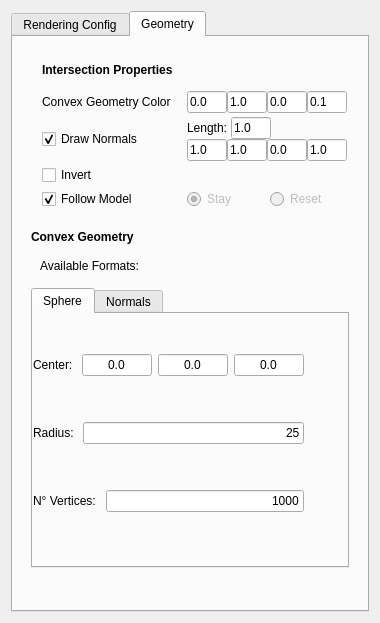
<?xml version="1.0" encoding="UTF-8"?>
<ui version="4.0">
 <class>ConvexGeometryIntersectionRendererConfig</class>
 <widget class="QWidget" name="ConvexGeometryIntersectionRendererConfig">
  <property name="geometry">
   <rect>
    <x>0</x>
    <y>0</y>
    <width>380</width>
    <height>623</height>
   </rect>
  </property>
  <property name="windowTitle">
   <string>Form</string>
  </property>
  <layout class="QVBoxLayout" name="verticalLayout">
   <item>
    <widget class="QTabWidget" name="tabWidget">
     <property name="sizePolicy">
      <sizepolicy hsizetype="Minimum" vsizetype="Minimum">
       <horstretch>0</horstretch>
       <verstretch>0</verstretch>
      </sizepolicy>
     </property>
     <property name="currentIndex">
      <number>1</number>
     </property>
     <widget class="QWidget" name="tab">
      <attribute name="title">
       <string>Rendering Config</string>
      </attribute>
      <layout class="QVBoxLayout" name="verticalLayout_5">
       <item>
        <widget class="QWidget" name="widget_8" native="true">
         <property name="sizePolicy">
          <sizepolicy hsizetype="Preferred" vsizetype="Maximum">
           <horstretch>0</horstretch>
           <verstretch>0</verstretch>
          </sizepolicy>
         </property>
         <layout class="QVBoxLayout" name="verticalLayout_7">
          <property name="spacing">
           <number>3</number>
          </property>
          <property name="leftMargin">
           <number>8</number>
          </property>
          <property name="topMargin">
           <number>1</number>
          </property>
          <property name="rightMargin">
           <number>0</number>
          </property>
          <property name="bottomMargin">
           <number>0</number>
          </property>
          <item>
           <widget class="QLabel" name="label_4">
            <property name="font">
             <font>
              <weight>75</weight>
              <bold>true</bold>
             </font>
            </property>
            <property name="text">
             <string>Ouside intersection elements properties</string>
            </property>
           </widget>
          </item>
          <item>
           <widget class="QWidget" name="widget_3" native="true">
            <property name="sizePolicy">
             <sizepolicy hsizetype="Maximum" vsizetype="Maximum">
              <horstretch>0</horstretch>
              <verstretch>0</verstretch>
             </sizepolicy>
            </property>
            <property name="autoFillBackground">
             <bool>false</bool>
            </property>
            <layout class="QHBoxLayout" name="horizontalLayout_2">
             <property name="spacing">
              <number>7</number>
             </property>
             <property name="leftMargin">
              <number>0</number>
             </property>
             <property name="topMargin">
              <number>0</number>
             </property>
             <property name="rightMargin">
              <number>0</number>
             </property>
             <property name="bottomMargin">
              <number>0</number>
             </property>
             <item>
              <widget class="QLabel" name="label_7">
               <property name="sizePolicy">
                <sizepolicy hsizetype="Fixed" vsizetype="Preferred">
                 <horstretch>0</horstretch>
                 <verstretch>0</verstretch>
                </sizepolicy>
               </property>
               <property name="minimumSize">
                <size>
                 <width>0</width>
                 <height>0</height>
                </size>
               </property>
               <property name="maximumSize">
                <size>
                 <width>16777215</width>
                 <height>16777215</height>
                </size>
               </property>
               <property name="text">
                <string>Cut Border Color</string>
               </property>
              </widget>
             </item>
             <item>
              <widget class="QWidget" name="widget_11" native="true">
               <property name="sizePolicy">
                <sizepolicy hsizetype="Maximum" vsizetype="Maximum">
                 <horstretch>0</horstretch>
                 <verstretch>0</verstretch>
                </sizepolicy>
               </property>
               <layout class="QHBoxLayout" name="horizontalLayout_9">
                <property name="spacing">
                 <number>0</number>
                </property>
                <property name="leftMargin">
                 <number>0</number>
                </property>
                <property name="topMargin">
                 <number>0</number>
                </property>
                <property name="rightMargin">
                 <number>0</number>
                </property>
                <property name="bottomMargin">
                 <number>0</number>
                </property>
                <item>
                 <widget class="QLineEdit" name="lineEdit_cbc_r">
                  <property name="sizePolicy">
                   <sizepolicy hsizetype="Fixed" vsizetype="Fixed">
                    <horstretch>0</horstretch>
                    <verstretch>0</verstretch>
                   </sizepolicy>
                  </property>
                  <property name="maximumSize">
                   <size>
                    <width>40</width>
                    <height>16777215</height>
                   </size>
                  </property>
                  <property name="text">
                   <string>1.0</string>
                  </property>
                 </widget>
                </item>
                <item>
                 <widget class="QLineEdit" name="lineEdit_cbc_g">
                  <property name="sizePolicy">
                   <sizepolicy hsizetype="Fixed" vsizetype="Fixed">
                    <horstretch>0</horstretch>
                    <verstretch>0</verstretch>
                   </sizepolicy>
                  </property>
                  <property name="maximumSize">
                   <size>
                    <width>40</width>
                    <height>16777215</height>
                   </size>
                  </property>
                  <property name="text">
                   <string>0.0</string>
                  </property>
                 </widget>
                </item>
                <item>
                 <widget class="QLineEdit" name="lineEdit_cbc_b">
                  <property name="sizePolicy">
                   <sizepolicy hsizetype="Fixed" vsizetype="Fixed">
                    <horstretch>0</horstretch>
                    <verstretch>0</verstretch>
                   </sizepolicy>
                  </property>
                  <property name="maximumSize">
                   <size>
                    <width>40</width>
                    <height>16777215</height>
                   </size>
                  </property>
                  <property name="text">
                   <string>0.0</string>
                  </property>
                 </widget>
                </item>
                <item>
                 <widget class="QLineEdit" name="lineEdit_cbc_a">
                  <property name="sizePolicy">
                   <sizepolicy hsizetype="Fixed" vsizetype="Fixed">
                    <horstretch>0</horstretch>
                    <verstretch>0</verstretch>
                   </sizepolicy>
                  </property>
                  <property name="maximumSize">
                   <size>
                    <width>40</width>
                    <height>16777215</height>
                   </size>
                  </property>
                  <property name="text">
                   <string>0.8</string>
                  </property>
                 </widget>
                </item>
               </layout>
              </widget>
             </item>
            </layout>
           </widget>
          </item>
          <item>
           <widget class="QCheckBox" name="checkBox_drawOutsideElements">
            <property name="text">
             <string>Draw Outside Elements</string>
            </property>
            <property name="checked">
             <bool>true</bool>
            </property>
           </widget>
          </item>
          <item>
           <widget class="QWidget" name="widget_outside_ele_colo" native="true">
            <property name="enabled">
             <bool>true</bool>
            </property>
            <property name="sizePolicy">
             <sizepolicy hsizetype="Preferred" vsizetype="Maximum">
              <horstretch>0</horstretch>
              <verstretch>0</verstretch>
             </sizepolicy>
            </property>
            <layout class="QFormLayout" name="formLayout">
             <property name="horizontalSpacing">
              <number>4</number>
             </property>
             <property name="verticalSpacing">
              <number>3</number>
             </property>
             <property name="leftMargin">
              <number>3</number>
             </property>
             <property name="topMargin">
              <number>0</number>
             </property>
             <property name="rightMargin">
              <number>0</number>
             </property>
             <property name="bottomMargin">
              <number>0</number>
             </property>
             <item row="0" column="0">
              <widget class="QLabel" name="label_2">
               <property name="text">
                <string>Base Outside Color</string>
               </property>
              </widget>
             </item>
             <item row="0" column="1">
              <widget class="QWidget" name="widget_outside_color" native="true">
               <property name="enabled">
                <bool>true</bool>
               </property>
               <property name="sizePolicy">
                <sizepolicy hsizetype="Maximum" vsizetype="Maximum">
                 <horstretch>0</horstretch>
                 <verstretch>0</verstretch>
                </sizepolicy>
               </property>
               <layout class="QHBoxLayout" name="horizontalLayout_8">
                <property name="spacing">
                 <number>0</number>
                </property>
                <property name="leftMargin">
                 <number>0</number>
                </property>
                <property name="topMargin">
                 <number>0</number>
                </property>
                <property name="rightMargin">
                 <number>0</number>
                </property>
                <property name="bottomMargin">
                 <number>0</number>
                </property>
                <item>
                 <widget class="QLineEdit" name="lineEdit_outc_r">
                  <property name="sizePolicy">
                   <sizepolicy hsizetype="Fixed" vsizetype="Fixed">
                    <horstretch>0</horstretch>
                    <verstretch>0</verstretch>
                   </sizepolicy>
                  </property>
                  <property name="maximumSize">
                   <size>
                    <width>40</width>
                    <height>16777215</height>
                   </size>
                  </property>
                  <property name="text">
                   <string>0.0</string>
                  </property>
                 </widget>
                </item>
                <item>
                 <widget class="QLineEdit" name="lineEdit_outc_g">
                  <property name="sizePolicy">
                   <sizepolicy hsizetype="Fixed" vsizetype="Fixed">
                    <horstretch>0</horstretch>
                    <verstretch>0</verstretch>
                   </sizepolicy>
                  </property>
                  <property name="maximumSize">
                   <size>
                    <width>40</width>
                    <height>16777215</height>
                   </size>
                  </property>
                  <property name="text">
                   <string>0.0</string>
                  </property>
                 </widget>
                </item>
                <item>
                 <widget class="QLineEdit" name="lineEdit_outc_b">
                  <property name="sizePolicy">
                   <sizepolicy hsizetype="Fixed" vsizetype="Fixed">
                    <horstretch>0</horstretch>
                    <verstretch>0</verstretch>
                   </sizepolicy>
                  </property>
                  <property name="maximumSize">
                   <size>
                    <width>40</width>
                    <height>16777215</height>
                   </size>
                  </property>
                  <property name="text">
                   <string>0.3</string>
                  </property>
                 </widget>
                </item>
                <item>
                 <widget class="QLineEdit" name="lineEdit_outc_a">
                  <property name="sizePolicy">
                   <sizepolicy hsizetype="Fixed" vsizetype="Fixed">
                    <horstretch>0</horstretch>
                    <verstretch>0</verstretch>
                   </sizepolicy>
                  </property>
                  <property name="maximumSize">
                   <size>
                    <width>40</width>
                    <height>16777215</height>
                   </size>
                  </property>
                  <property name="text">
                   <string>0.5</string>
                  </property>
                 </widget>
                </item>
               </layout>
              </widget>
             </item>
             <item row="1" column="0">
              <widget class="QLabel" name="label_3">
               <property name="text">
                <string>Selected Outside Color</string>
               </property>
              </widget>
             </item>
             <item row="1" column="1">
              <widget class="QWidget" name="widget_12" native="true">
               <property name="sizePolicy">
                <sizepolicy hsizetype="Maximum" vsizetype="Maximum">
                 <horstretch>0</horstretch>
                 <verstretch>0</verstretch>
                </sizepolicy>
               </property>
               <layout class="QHBoxLayout" name="horizontalLayout_10">
                <property name="spacing">
                 <number>0</number>
                </property>
                <property name="leftMargin">
                 <number>0</number>
                </property>
                <property name="topMargin">
                 <number>0</number>
                </property>
                <property name="rightMargin">
                 <number>0</number>
                </property>
                <property name="bottomMargin">
                 <number>0</number>
                </property>
                <item>
                 <widget class="QLineEdit" name="lineEdit_outs_r">
                  <property name="sizePolicy">
                   <sizepolicy hsizetype="Fixed" vsizetype="Fixed">
                    <horstretch>0</horstretch>
                    <verstretch>0</verstretch>
                   </sizepolicy>
                  </property>
                  <property name="maximumSize">
                   <size>
                    <width>40</width>
                    <height>16777215</height>
                   </size>
                  </property>
                  <property name="text">
                   <string>0.0</string>
                  </property>
                 </widget>
                </item>
                <item>
                 <widget class="QLineEdit" name="lineEdit_outs_g">
                  <property name="sizePolicy">
                   <sizepolicy hsizetype="Fixed" vsizetype="Fixed">
                    <horstretch>0</horstretch>
                    <verstretch>0</verstretch>
                   </sizepolicy>
                  </property>
                  <property name="maximumSize">
                   <size>
                    <width>40</width>
                    <height>16777215</height>
                   </size>
                  </property>
                  <property name="text">
                   <string>1.0</string>
                  </property>
                 </widget>
                </item>
                <item>
                 <widget class="QLineEdit" name="lineEdit_outs_b">
                  <property name="sizePolicy">
                   <sizepolicy hsizetype="Fixed" vsizetype="Fixed">
                    <horstretch>0</horstretch>
                    <verstretch>0</verstretch>
                   </sizepolicy>
                  </property>
                  <property name="maximumSize">
                   <size>
                    <width>40</width>
                    <height>16777215</height>
                   </size>
                  </property>
                  <property name="text">
                   <string>0.0</string>
                  </property>
                 </widget>
                </item>
                <item>
                 <widget class="QLineEdit" name="lineEdit_outs_a">
                  <property name="sizePolicy">
                   <sizepolicy hsizetype="Fixed" vsizetype="Fixed">
                    <horstretch>0</horstretch>
                    <verstretch>0</verstretch>
                   </sizepolicy>
                  </property>
                  <property name="maximumSize">
                   <size>
                    <width>40</width>
                    <height>16777215</height>
                   </size>
                  </property>
                  <property name="text">
                   <string>0.8</string>
                  </property>
                 </widget>
                </item>
               </layout>
              </widget>
             </item>
            </layout>
           </widget>
          </item>
         </layout>
        </widget>
       </item>
       <item>
        <widget class="QWidget" name="widget_mm_wid" native="true">
         <layout class="QVBoxLayout" name="verticalLayout_2">
          <property name="spacing">
           <number>0</number>
          </property>
          <property name="leftMargin">
           <number>0</number>
          </property>
          <property name="topMargin">
           <number>0</number>
          </property>
          <property name="rightMargin">
           <number>0</number>
          </property>
          <property name="bottomMargin">
           <number>0</number>
          </property>
         </layout>
        </widget>
       </item>
       <item>
        <widget class="QWidget" name="widget_9" native="true">
         <layout class="QVBoxLayout" name="verticalLayout_8"/>
        </widget>
       </item>
      </layout>
     </widget>
     <widget class="QWidget" name="tab_2">
      <attribute name="title">
       <string>Geometry</string>
      </attribute>
      <layout class="QVBoxLayout" name="verticalLayout_4">
       <item>
        <widget class="QWidget" name="widget_5" native="true">
         <layout class="QGridLayout" name="gridLayout">
          <property name="leftMargin">
           <number>9</number>
          </property>
          <property name="topMargin">
           <number>4</number>
          </property>
          <property name="rightMargin">
           <number>0</number>
          </property>
          <property name="bottomMargin">
           <number>4</number>
          </property>
          <property name="horizontalSpacing">
           <number>3</number>
          </property>
          <property name="verticalSpacing">
           <number>2</number>
          </property>
          <item row="1" column="1">
           <widget class="QFrame" name="frame_2">
            <property name="sizePolicy">
             <sizepolicy hsizetype="Fixed" vsizetype="Fixed">
              <horstretch>0</horstretch>
              <verstretch>0</verstretch>
             </sizepolicy>
            </property>
            <property name="frameShape">
             <enum>QFrame::NoFrame</enum>
            </property>
            <property name="frameShadow">
             <enum>QFrame::Raised</enum>
            </property>
            <layout class="QHBoxLayout" name="horizontalLayout_5">
             <property name="spacing">
              <number>0</number>
             </property>
             <property name="leftMargin">
              <number>0</number>
             </property>
             <property name="topMargin">
              <number>0</number>
             </property>
             <property name="rightMargin">
              <number>0</number>
             </property>
             <property name="bottomMargin">
              <number>0</number>
             </property>
             <item>
              <widget class="QLineEdit" name="lineEdit_cg_r">
               <property name="sizePolicy">
                <sizepolicy hsizetype="Fixed" vsizetype="Fixed">
                 <horstretch>0</horstretch>
                 <verstretch>0</verstretch>
                </sizepolicy>
               </property>
               <property name="maximumSize">
                <size>
                 <width>40</width>
                 <height>16777215</height>
                </size>
               </property>
               <property name="text">
                <string>0.0</string>
               </property>
              </widget>
             </item>
             <item>
              <widget class="QLineEdit" name="lineEdit_cg_g">
               <property name="sizePolicy">
                <sizepolicy hsizetype="Fixed" vsizetype="Fixed">
                 <horstretch>0</horstretch>
                 <verstretch>0</verstretch>
                </sizepolicy>
               </property>
               <property name="maximumSize">
                <size>
                 <width>40</width>
                 <height>16777215</height>
                </size>
               </property>
               <property name="text">
                <string>1.0</string>
               </property>
              </widget>
             </item>
             <item>
              <widget class="QLineEdit" name="lineEdit_cg_b">
               <property name="sizePolicy">
                <sizepolicy hsizetype="Fixed" vsizetype="Fixed">
                 <horstretch>0</horstretch>
                 <verstretch>0</verstretch>
                </sizepolicy>
               </property>
               <property name="maximumSize">
                <size>
                 <width>40</width>
                 <height>16777215</height>
                </size>
               </property>
               <property name="text">
                <string>0.0</string>
               </property>
              </widget>
             </item>
             <item>
              <widget class="QLineEdit" name="lineEdit_cg_a">
               <property name="sizePolicy">
                <sizepolicy hsizetype="Fixed" vsizetype="Fixed">
                 <horstretch>0</horstretch>
                 <verstretch>0</verstretch>
                </sizepolicy>
               </property>
               <property name="maximumSize">
                <size>
                 <width>40</width>
                 <height>16777215</height>
                </size>
               </property>
               <property name="text">
                <string>0.1</string>
               </property>
              </widget>
             </item>
            </layout>
           </widget>
          </item>
          <item row="0" column="0">
           <widget class="QLabel" name="label_5">
            <property name="sizePolicy">
             <sizepolicy hsizetype="Preferred" vsizetype="MinimumExpanding">
              <horstretch>0</horstretch>
              <verstretch>0</verstretch>
             </sizepolicy>
            </property>
            <property name="maximumSize">
             <size>
              <width>16777215</width>
              <height>35</height>
             </size>
            </property>
            <property name="font">
             <font>
              <weight>75</weight>
              <bold>true</bold>
             </font>
            </property>
            <property name="text">
             <string>Intersection Properties</string>
            </property>
           </widget>
          </item>
          <item row="1" column="0">
           <widget class="QLabel" name="label_6">
            <property name="sizePolicy">
             <sizepolicy hsizetype="Fixed" vsizetype="Preferred">
              <horstretch>0</horstretch>
              <verstretch>0</verstretch>
             </sizepolicy>
            </property>
            <property name="minimumSize">
             <size>
              <width>0</width>
              <height>0</height>
             </size>
            </property>
            <property name="maximumSize">
             <size>
              <width>16777215</width>
              <height>16777215</height>
             </size>
            </property>
            <property name="text">
             <string>Convex Geometry Color</string>
            </property>
           </widget>
          </item>
          <item row="4" column="0">
           <widget class="QCheckBox" name="checkBox_move_with_model">
            <property name="text">
             <string>Follow Model</string>
            </property>
            <property name="checked">
             <bool>true</bool>
            </property>
           </widget>
          </item>
          <item row="3" column="0">
           <widget class="QCheckBox" name="checkBox_invert">
            <property name="text">
             <string>Invert</string>
            </property>
           </widget>
          </item>
          <item row="2" column="0">
           <widget class="QCheckBox" name="checkBox_draw_normals">
            <property name="text">
             <string>Draw Normals</string>
            </property>
            <property name="checked">
             <bool>true</bool>
            </property>
           </widget>
          </item>
          <item row="4" column="1">
           <widget class="QWidget" name="widget_stay_reset" native="true">
            <property name="enabled">
             <bool>false</bool>
            </property>
            <layout class="QHBoxLayout" name="horizontalLayout_4">
             <property name="spacing">
              <number>6</number>
             </property>
             <property name="leftMargin">
              <number>0</number>
             </property>
             <property name="topMargin">
              <number>0</number>
             </property>
             <property name="rightMargin">
              <number>0</number>
             </property>
             <property name="bottomMargin">
              <number>0</number>
             </property>
             <item>
              <widget class="QRadioButton" name="radioButton_stay">
               <property name="text">
                <string>Stay</string>
               </property>
               <property name="checkable">
                <bool>true</bool>
               </property>
               <property name="checked">
                <bool>true</bool>
               </property>
              </widget>
             </item>
             <item>
              <widget class="QRadioButton" name="radioButton__reset">
               <property name="text">
                <string>Reset</string>
               </property>
              </widget>
             </item>
            </layout>
           </widget>
          </item>
          <item row="2" column="1">
           <widget class="QWidget" name="widget_6" native="true">
            <layout class="QVBoxLayout" name="verticalLayout_6">
             <property name="spacing">
              <number>0</number>
             </property>
             <property name="leftMargin">
              <number>0</number>
             </property>
             <property name="topMargin">
              <number>0</number>
             </property>
             <property name="rightMargin">
              <number>0</number>
             </property>
             <property name="bottomMargin">
              <number>0</number>
             </property>
             <item>
              <widget class="QWidget" name="widget_4" native="true">
               <property name="sizePolicy">
                <sizepolicy hsizetype="Maximum" vsizetype="Preferred">
                 <horstretch>0</horstretch>
                 <verstretch>0</verstretch>
                </sizepolicy>
               </property>
               <layout class="QHBoxLayout" name="horizontalLayout_3">
                <property name="spacing">
                 <number>0</number>
                </property>
                <property name="leftMargin">
                 <number>0</number>
                </property>
                <property name="topMargin">
                 <number>0</number>
                </property>
                <property name="rightMargin">
                 <number>0</number>
                </property>
                <property name="bottomMargin">
                 <number>0</number>
                </property>
                <item>
                 <widget class="QLabel" name="label">
                  <property name="text">
                   <string>Length: </string>
                  </property>
                 </widget>
                </item>
                <item>
                 <widget class="QLineEdit" name="lineEdit_normal_length">
                  <property name="maximumSize">
                   <size>
                    <width>40</width>
                    <height>16777215</height>
                   </size>
                  </property>
                  <property name="text">
                   <string>1.0</string>
                  </property>
                 </widget>
                </item>
               </layout>
              </widget>
             </item>
             <item>
              <widget class="QFrame" name="frame_3">
               <property name="sizePolicy">
                <sizepolicy hsizetype="Fixed" vsizetype="Fixed">
                 <horstretch>0</horstretch>
                 <verstretch>0</verstretch>
                </sizepolicy>
               </property>
               <property name="frameShape">
                <enum>QFrame::NoFrame</enum>
               </property>
               <property name="frameShadow">
                <enum>QFrame::Raised</enum>
               </property>
               <layout class="QHBoxLayout" name="horizontalLayout_6">
                <property name="spacing">
                 <number>0</number>
                </property>
                <property name="leftMargin">
                 <number>0</number>
                </property>
                <property name="topMargin">
                 <number>0</number>
                </property>
                <property name="rightMargin">
                 <number>0</number>
                </property>
                <property name="bottomMargin">
                 <number>0</number>
                </property>
                <item>
                 <widget class="QLineEdit" name="lineEdit_cgn_r">
                  <property name="sizePolicy">
                   <sizepolicy hsizetype="Fixed" vsizetype="Fixed">
                    <horstretch>0</horstretch>
                    <verstretch>0</verstretch>
                   </sizepolicy>
                  </property>
                  <property name="maximumSize">
                   <size>
                    <width>40</width>
                    <height>16777215</height>
                   </size>
                  </property>
                  <property name="text">
                   <string>1.0</string>
                  </property>
                 </widget>
                </item>
                <item>
                 <widget class="QLineEdit" name="lineEdit_cgn_g">
                  <property name="sizePolicy">
                   <sizepolicy hsizetype="Fixed" vsizetype="Fixed">
                    <horstretch>0</horstretch>
                    <verstretch>0</verstretch>
                   </sizepolicy>
                  </property>
                  <property name="maximumSize">
                   <size>
                    <width>40</width>
                    <height>16777215</height>
                   </size>
                  </property>
                  <property name="text">
                   <string>1.0</string>
                  </property>
                 </widget>
                </item>
                <item>
                 <widget class="QLineEdit" name="lineEdit_cgn_b">
                  <property name="sizePolicy">
                   <sizepolicy hsizetype="Fixed" vsizetype="Fixed">
                    <horstretch>0</horstretch>
                    <verstretch>0</verstretch>
                   </sizepolicy>
                  </property>
                  <property name="maximumSize">
                   <size>
                    <width>40</width>
                    <height>16777215</height>
                   </size>
                  </property>
                  <property name="text">
                   <string>0.0</string>
                  </property>
                 </widget>
                </item>
                <item>
                 <widget class="QLineEdit" name="lineEdit_cgn_a">
                  <property name="sizePolicy">
                   <sizepolicy hsizetype="Fixed" vsizetype="Fixed">
                    <horstretch>0</horstretch>
                    <verstretch>0</verstretch>
                   </sizepolicy>
                  </property>
                  <property name="maximumSize">
                   <size>
                    <width>40</width>
                    <height>16777215</height>
                   </size>
                  </property>
                  <property name="text">
                   <string>1.0</string>
                  </property>
                 </widget>
                </item>
               </layout>
              </widget>
             </item>
            </layout>
           </widget>
          </item>
         </layout>
        </widget>
       </item>
       <item>
        <widget class="QWidget" name="widget_2" native="true">
         <property name="sizePolicy">
          <sizepolicy hsizetype="Preferred" vsizetype="Minimum">
           <horstretch>0</horstretch>
           <verstretch>0</verstretch>
          </sizepolicy>
         </property>
         <layout class="QVBoxLayout" name="verticalLayout_3">
          <item>
           <widget class="QLabel" name="label_8">
            <property name="font">
             <font>
              <weight>75</weight>
              <bold>true</bold>
             </font>
            </property>
            <property name="text">
             <string>Convex Geometry</string>
            </property>
           </widget>
          </item>
          <item>
           <widget class="QWidget" name="widget_7_formats" native="true">
            <layout class="QHBoxLayout" name="horizontalLayout_7">
             <item>
              <widget class="QLabel" name="label_9">
               <property name="toolTip">
                <string/>
               </property>
               <property name="whatsThis">
                <string/>
               </property>
               <property name="text">
                <string>Available Formats:</string>
               </property>
              </widget>
             </item>
            </layout>
           </widget>
          </item>
          <item>
           <widget class="QTabWidget" name="tabWidget_convexGeom">
            <property name="minimumSize">
             <size>
              <width>0</width>
              <height>280</height>
             </size>
            </property>
            <property name="currentIndex">
             <number>0</number>
            </property>
            <property name="usesScrollButtons">
             <bool>true</bool>
            </property>
            <property name="tabsClosable">
             <bool>false</bool>
            </property>
            <property name="movable">
             <bool>false</bool>
            </property>
            <widget class="QWidget" name="tab_sphere">
             <attribute name="title">
              <string>Sphere</string>
             </attribute>
             <widget class="QWidget" name="verticalLayoutWidget">
              <property name="geometry">
               <rect>
                <x>0</x>
                <y>0</y>
                <width>271</width>
                <height>241</height>
               </rect>
              </property>
              <layout class="QVBoxLayout" name="verticalLayout_9">
               <item>
                <layout class="QHBoxLayout" name="horizontalLayout_14">
                 <item>
                  <widget class="QLabel" name="label_13">
                   <property name="text">
                    <string>Center: </string>
                   </property>
                  </widget>
                 </item>
                 <item>
                  <widget class="QLineEdit" name="lineEdit_sphere_cx">
                   <property name="text">
                    <string>0.0</string>
                   </property>
                   <property name="alignment">
                    <set>Qt::AlignCenter</set>
                   </property>
                  </widget>
                 </item>
                 <item>
                  <widget class="QLineEdit" name="lineEdit_sphere_cy">
                   <property name="text">
                    <string>0.0</string>
                   </property>
                   <property name="alignment">
                    <set>Qt::AlignCenter</set>
                   </property>
                  </widget>
                 </item>
                 <item>
                  <widget class="QLineEdit" name="lineEdit_sphere_cz">
                   <property name="text">
                    <string>0.0</string>
                   </property>
                   <property name="alignment">
                    <set>Qt::AlignCenter</set>
                   </property>
                  </widget>
                 </item>
                </layout>
               </item>
               <item>
                <layout class="QHBoxLayout" name="horizontalLayout_15">
                 <item>
                  <widget class="QLabel" name="label_14">
                   <property name="text">
                    <string>Radius: </string>
                   </property>
                  </widget>
                 </item>
                 <item>
                  <widget class="QLineEdit" name="lineEdit_sphere_radius">
                   <property name="text">
                    <string>25</string>
                   </property>
                   <property name="alignment">
                    <set>Qt::AlignRight|Qt::AlignTrailing|Qt::AlignVCenter</set>
                   </property>
                  </widget>
                 </item>
                </layout>
               </item>
               <item>
                <layout class="QHBoxLayout" name="horizontalLayout_16">
                 <item>
                  <widget class="QLabel" name="label_15">
                   <property name="text">
                    <string>N° Vertices: </string>
                   </property>
                  </widget>
                 </item>
                 <item>
                  <widget class="QLineEdit" name="lineEdit_sphere_nvertices">
                   <property name="text">
                    <string>1000</string>
                   </property>
                   <property name="alignment">
                    <set>Qt::AlignRight|Qt::AlignTrailing|Qt::AlignVCenter</set>
                   </property>
                  </widget>
                 </item>
                </layout>
               </item>
              </layout>
             </widget>
            </widget>
            <widget class="QWidget" name="tab_normals">
             <attribute name="title">
              <string>Normals</string>
             </attribute>
             <widget class="QPushButton" name="pushButton_addplane">
              <property name="geometry">
               <rect>
                <x>0</x>
                <y>220</y>
                <width>89</width>
                <height>25</height>
               </rect>
              </property>
              <property name="text">
               <string>Add Plane</string>
              </property>
             </widget>
             <widget class="QScrollArea" name="scrollArea">
              <property name="geometry">
               <rect>
                <x>0</x>
                <y>0</y>
                <width>311</width>
                <height>211</height>
               </rect>
              </property>
              <property name="sizePolicy">
               <sizepolicy hsizetype="Minimum" vsizetype="Minimum">
                <horstretch>0</horstretch>
                <verstretch>0</verstretch>
               </sizepolicy>
              </property>
              <property name="widgetResizable">
               <bool>true</bool>
              </property>
              <widget class="QWidget" name="scrollAreaWidgetContents">
               <property name="geometry">
                <rect>
                 <x>0</x>
                 <y>0</y>
                 <width>309</width>
                 <height>209</height>
                </rect>
               </property>
               <property name="sizePolicy">
                <sizepolicy hsizetype="Minimum" vsizetype="Minimum">
                 <horstretch>0</horstretch>
                 <verstretch>0</verstretch>
                </sizepolicy>
               </property>
              </widget>
             </widget>
            </widget>
           </widget>
          </item>
          <item>
           <widget class="QWidget" name="widget" native="true">
            <layout class="QHBoxLayout" name="horizontalLayout"/>
           </widget>
          </item>
         </layout>
        </widget>
       </item>
      </layout>
     </widget>
    </widget>
   </item>
  </layout>
 </widget>
 <resources/>
 <connections>
  <connection>
   <sender>checkBox_draw_normals</sender>
   <signal>toggled(bool)</signal>
   <receiver>lineEdit_normal_length</receiver>
   <slot>setEnabled(bool)</slot>
   <hints>
    <hint type="sourcelabel">
     <x>63</x>
     <y>51</y>
    </hint>
    <hint type="destinationlabel">
     <x>178</x>
     <y>51</y>
    </hint>
   </hints>
  </connection>
  <connection>
   <sender>checkBox_move_with_model</sender>
   <signal>toggled(bool)</signal>
   <receiver>widget_stay_reset</receiver>
   <slot>setDisabled(bool)</slot>
   <hints>
    <hint type="sourcelabel">
     <x>86</x>
     <y>186</y>
    </hint>
    <hint type="destinationlabel">
     <x>227</x>
     <y>186</y>
    </hint>
   </hints>
  </connection>
  <connection>
   <sender>checkBox_drawOutsideElements</sender>
   <signal>toggled(bool)</signal>
   <receiver>widget_outside_ele_colo</receiver>
   <slot>setEnabled(bool)</slot>
   <hints>
    <hint type="sourcelabel">
     <x>77</x>
     <y>130</y>
    </hint>
    <hint type="destinationlabel">
     <x>170</x>
     <y>121</y>
    </hint>
   </hints>
  </connection>
  <connection>
   <sender>label_9</sender>
   <signal>linkActivated(QString)</signal>
   <receiver>widget_7_formats</receiver>
   <slot>hide()</slot>
   <hints>
    <hint type="sourcelabel">
     <x>59</x>
     <y>221</y>
    </hint>
    <hint type="destinationlabel">
     <x>172</x>
     <y>221</y>
    </hint>
   </hints>
  </connection>
 </connections>
</ui>
